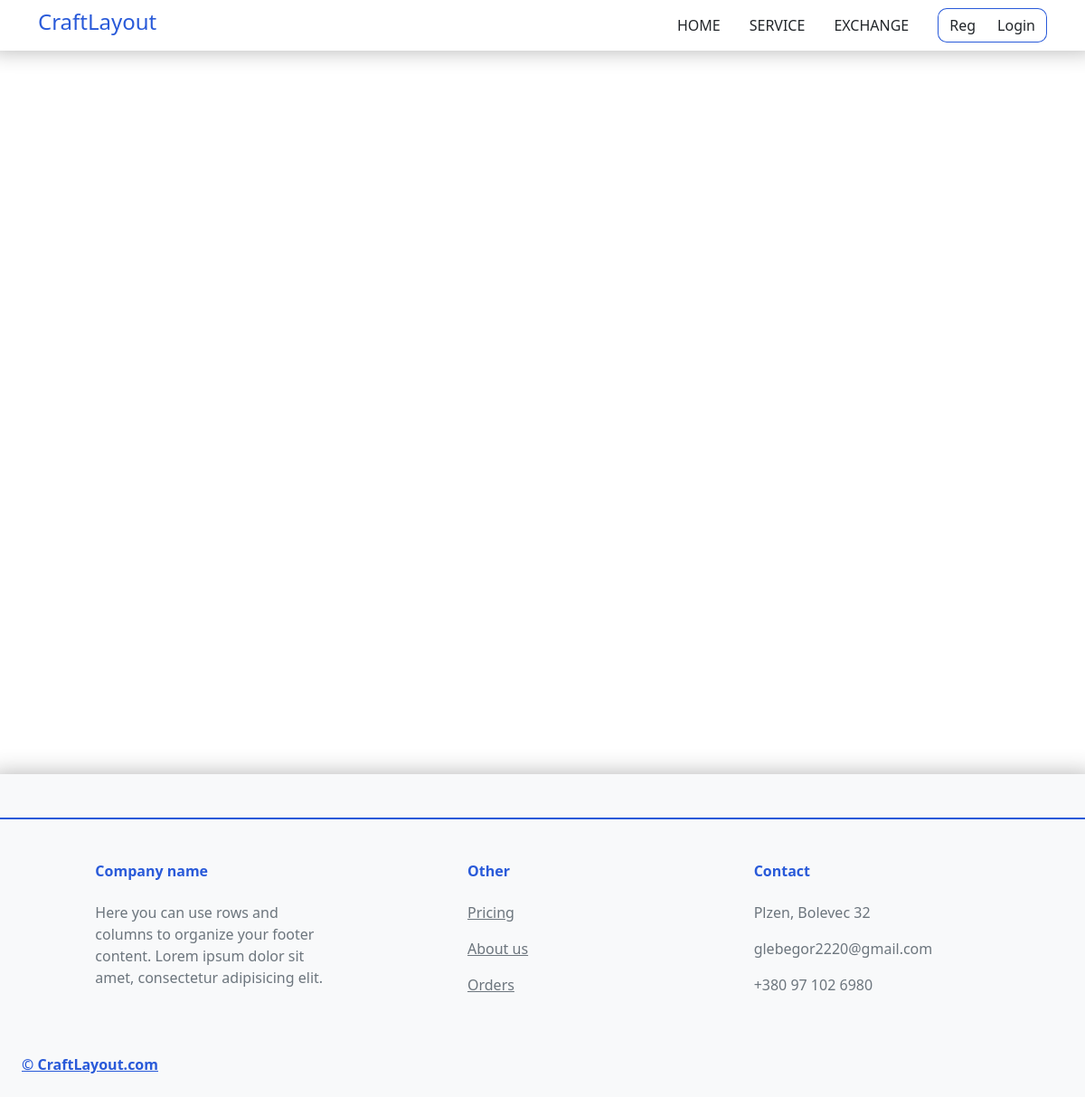
The page /service/4 on the database as committed earlier.
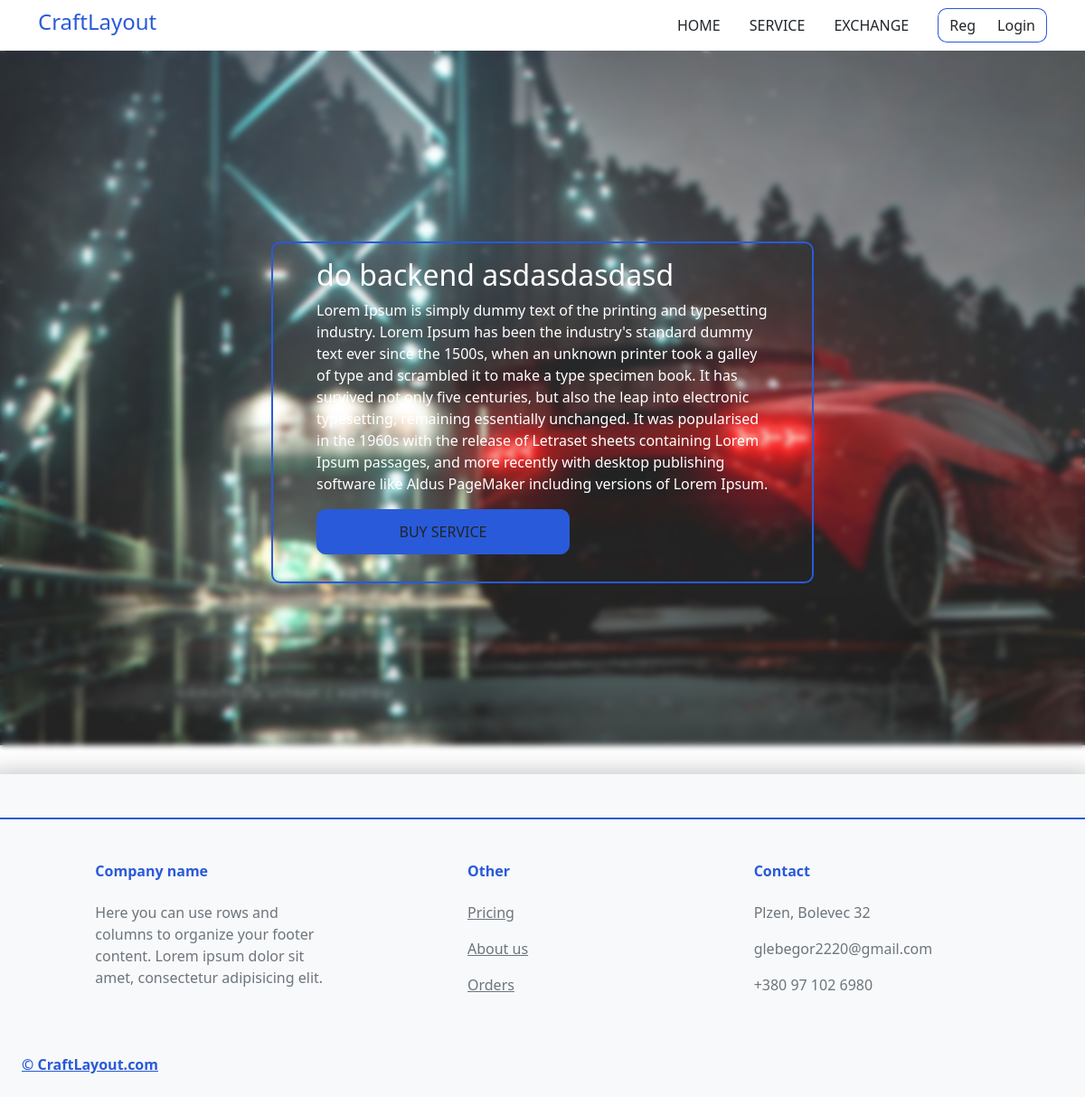
The same page on the database as committed later.
### services/models.py (models this page shows, shortened)
class OrderModel(models.Model):
    Title = models.CharField(max_length=255)
    BgImg = models.FileField(default='No_image.png', upload_to='orderimg')
    Text = models.TextField(max_length=2000)
    id = models.AutoField(primary_key=True)

### services/views.py (the view)
# urls.py: path('service/<int:id>', views.serviceOnepage, name='serviceOne'),
def serviceOnepage(request, id):
    Order = OrderModel.objects.filter(pk=id)
    data ={
        'Order': Order
    }
    return render(request, 'services/servicePage.html', data)

### services/templates/services/servicePage.html (shortened to what this page needs)
{% extends 'services/main-layout.html' %}
{% block content%}
<div class="d-flex">
    <div class="sliderInner">
        <div class="SliderTape">
            {% for elem in Order%}
                <div style='background: url({{ elem.BgImg.url}}) no-repeat;' class="SliderItem">
                    <div style="backdrop-filter: blur(3px);" class="w-100 h-100">
                        <div class="d-flex justify-content-center align-items-center h-100">
                            <div class='w-50 px-5 pt-3' style='border-radius: 10px;border: 2px solid #295AD9;'>
                                <div class='text-white h2'>{{ elem.Title}}</div>
                                <div class='text-white'>{{ elem.Text}}</div>
                                <button class="btn mt-3 flare-button">Buy Service</button>
                            </div>
                        </div>
                    </div>
                </div>
            {% endfor%}
        </div>
    </div>
</div>
{% endblock%}

Rows that differ between the two databases and show on the page:
added OrderModel: BgImg (picture), Title "do backend asdasdasdasd", Text "Lorem Ipsum is simply dummy text of the printing and typesetting industry. Lorem Ipsum has been the industry's standard dummy text ever since the 1500s, when an unknown printer took a galley of type and scrambled it to make a type specimen book. It has survived not only five centuries, but also the leap into electronic typesetting, remaining essentially unchanged. It was popularised in the 1960s with the release of Letraset sheets containing Lorem Ipsum passages, and more recently with desktop publishing software like Aldus PageMaker including versions of Lorem Ipsum."
